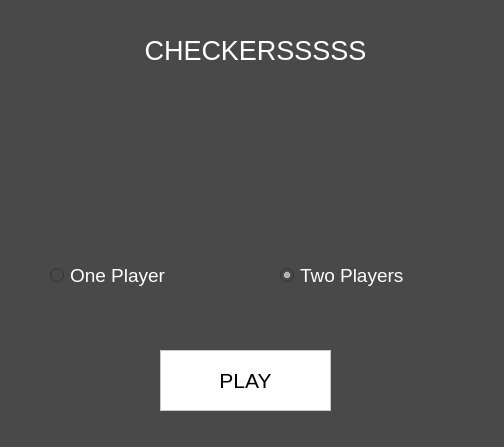
<?xml version="1.0" encoding="UTF-8"?>
<ui version="4.0">
 <class>Frame</class>
 <widget class="QFrame" name="Frame">
  <property name="geometry">
   <rect>
    <x>0</x>
    <y>0</y>
    <width>504</width>
    <height>447</height>
   </rect>
  </property>
  <property name="sizePolicy">
   <sizepolicy hsizetype="Fixed" vsizetype="Fixed">
    <horstretch>0</horstretch>
    <verstretch>0</verstretch>
   </sizepolicy>
  </property>
  <property name="font">
   <font>
    <pointsize>14</pointsize>
   </font>
  </property>
  <property name="windowTitle">
   <string>Checkers</string>
  </property>
  <property name="styleSheet">
   <string notr="true">background: rgb(73,73,73); color: white</string>
  </property>
  <widget class="QLabel" name="label">
   <property name="geometry">
    <rect>
     <x>0</x>
     <y>0</y>
     <width>511</width>
     <height>101</height>
    </rect>
   </property>
   <property name="font">
    <font>
     <pointsize>20</pointsize>
    </font>
   </property>
   <property name="text">
    <string>CHECKERSSSSS</string>
   </property>
   <property name="alignment">
    <set>Qt::AlignCenter</set>
   </property>
  </widget>
  <widget class="QRadioButton" name="one_player_rb">
   <property name="geometry">
    <rect>
     <x>50</x>
     <y>250</y>
     <width>200</width>
     <height>50</height>
    </rect>
   </property>
   <property name="font">
    <font>
     <pointsize>14</pointsize>
    </font>
   </property>
   <property name="text">
    <string>One Player</string>
   </property>
  </widget>
  <widget class="QRadioButton" name="two_players_rb">
   <property name="geometry">
    <rect>
     <x>280</x>
     <y>250</y>
     <width>200</width>
     <height>50</height>
    </rect>
   </property>
   <property name="font">
    <font>
     <pointsize>14</pointsize>
    </font>
   </property>
   <property name="text">
    <string>Two Players</string>
   </property>
   <property name="checked">
    <bool>true</bool>
   </property>
  </widget>
  <widget class="QPushButton" name="play_btn">
   <property name="geometry">
    <rect>
     <x>160</x>
     <y>350</y>
     <width>171</width>
     <height>61</height>
    </rect>
   </property>
   <property name="font">
    <font>
     <pointsize>16</pointsize>
    </font>
   </property>
   <property name="styleSheet">
    <string notr="true">background: white;
color: black;
border: 1px solid rgb(200, 200, 200);
border-radus: 15px;

</string>
   </property>
   <property name="text">
    <string>PLAY</string>
   </property>
   <property name="flat">
    <bool>false</bool>
   </property>
  </widget>
  <widget class="QLabel" name="winner_label">
   <property name="geometry">
    <rect>
     <x>0</x>
     <y>110</y>
     <width>511</width>
     <height>101</height>
    </rect>
   </property>
   <property name="font">
    <font>
     <pointsize>20</pointsize>
    </font>
   </property>
   <property name="text">
    <string/>
   </property>
   <property name="alignment">
    <set>Qt::AlignCenter</set>
   </property>
  </widget>
 </widget>
 <resources/>
 <connections/>
</ui>
